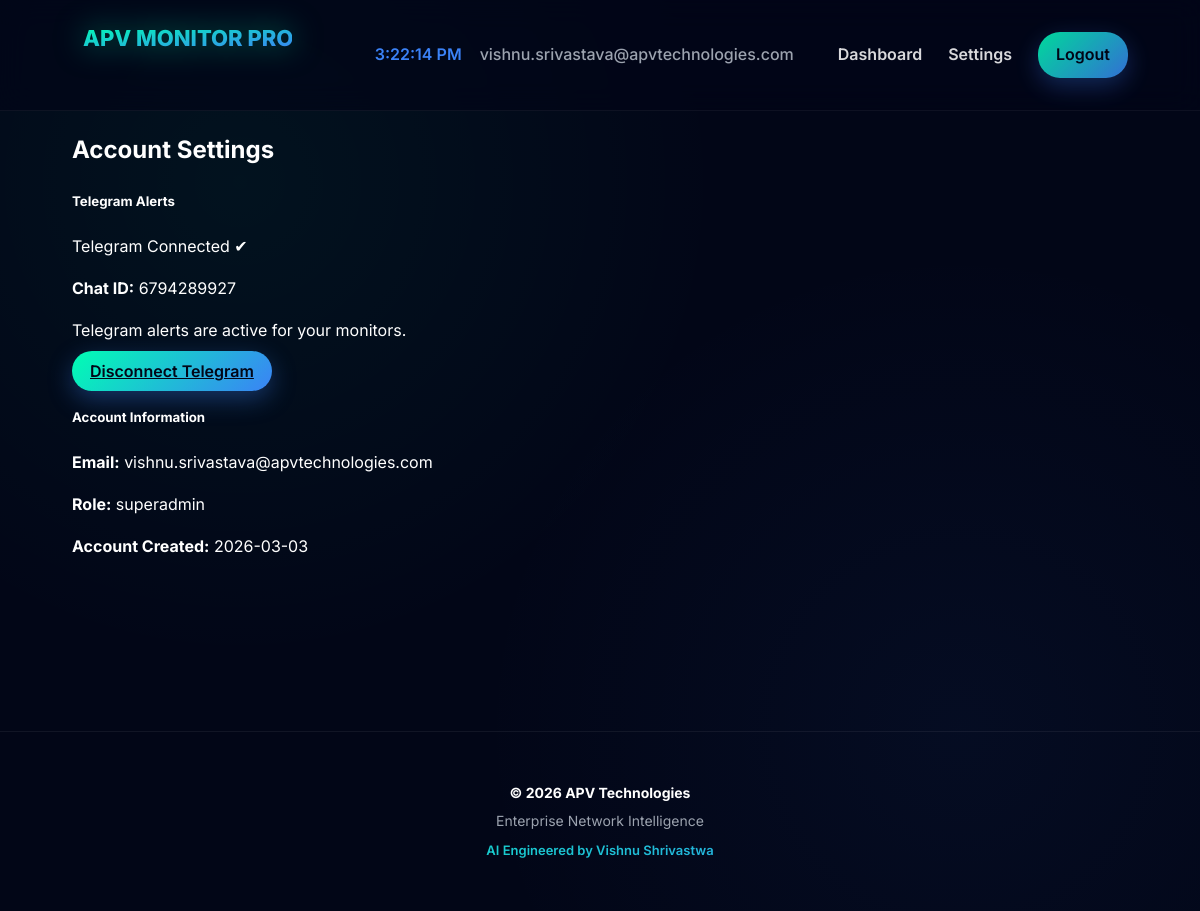
The app's page /settings (signed in) with its own data.
### models/user.py (models this page shows, shortened)
class User(db.Model):
    __tablename__ = "users"
    id = db.Column(db.Integer, primary_key=True)
    email = db.Column(db.String(150), unique=True, nullable=False, index=True)
    password = db.Column(db.String(255), nullable=False)
    role = db.Column(db.String(50), default="viewer")
    is_verified = db.Column(db.Boolean, default=False)
    telegram_chat_id = db.Column(db.String(100), nullable=True)
    telegram_connected = db.Column(db.Boolean, default=False)
    telegram_alerts_enabled = db.Column(db.Boolean, default=True)
    telegram_connected_at = db.Column(db.DateTime, nullable=True)
    telegram_connect_token = db.Column(
        db.String(120),
        nullable=True,
        index=True
    )
    telegram_token_created_at = db.Column(
        db.DateTime,
        nullable=True
    )
    created_at = db.Column(
        db.DateTime,
        default=datetime.utcnow
    )
    monitors = db.relationship(
        "Monitor",
        backref="owner",
        lazy=True,
        cascade="all, delete",
        foreign_keys="Monitor.user_id"
    )

### routes/settings_routes.py (the view)
@settings_bp.route("/settings")
def settings_page():
    if not g.current_user:
        return redirect(url_for("auth.login"))
    return render_template(
        "dashboard/settings.html",
        user=g.current_user,
        connect_token=None
    )

### templates/dashboard/settings.html (shortened to what this page needs)
{% extends "layout.html" %}
{% block content %}
<div class="container mt-4">
    <h2 class="mb-4">Account Settings</h2>
    <div class="row">
        <div class="col-md-6">
            <div class="card shadow-sm">
                <div class="card-header bg-light">
                    <h5 class="mb-0">Telegram Alerts</h5>
                </div>
                <div class="card-body">
                    {% if user.telegram_connected %}
                        <div class="alert alert-success">
                            Telegram Connected ✔
                        </div>
                        <p>
                            <strong>Chat ID:</strong>
                            {{ user.telegram_chat_id }}
                        </p>
                        <p class="text-muted">
                            Telegram alerts are active for your monitors.
                        </p>
                        <a href="/settings/telegram/disconnect"
                           class="btn btn-danger">
                            Disconnect Telegram
                        </a>
                    {% endif %}
                </div>
            </div>
        </div>
        <div class="col-md-6">
            <div class="card shadow-sm">
                <div class="card-header bg-light">
                    <h5 class="mb-0">Account Information</h5>
                </div>
                <div class="card-body">
                    <p>
                        <strong>Email:</strong>
                        {{ user.email }}
                    </p>
                    <p>
                        <strong>Role:</strong>
                        {{ user.role }}
                    </p>
                    <p>
                        <strong>Account Created:</strong>
                        {{ user.created_at.strftime('%Y-%m-%d') }}
                    </p>
                </div>
            </div>
        </div>
    </div>
</div>
{% endblock %}

### templates/layout.html (shortened to what this page needs)
<!DOCTYPE html>
<html lang="en">
<head>
</head>
<body>
<header class="nav">
<div class="apv-logo">
<svg viewBox="0 0 200 60" xmlns="http://www.w3.org/2000/svg">
<text
x="10"
y="25"
font-size="20"
font-weight="800"
fill="url(#apvGradient)">
APV MONITOR PRO
</text>
</svg>
</div>
<div class="nav-links">
{% if session.get('logged_in') %}
<span id="liveClock" style="margin-right:18px;color:#3b82f6;font-weight:600;"></span>
<span style="margin-right:18px;color:#9ca3af;font-weight:500;">
{{ session['email'] }}
</span>
<a href="{{ url_for('dashboard') }}">Dashboard</a>
<a href="{{ url_for('settings.settings_page') }}">Settings</a>
<a href="{{ url_for('auth.logout') }}" class="btn">Logout</a>
{% else %}
{% if not request.path.startswith('/status') %}
<a href="{{ url_for('auth.login') }}">Login</a>
<a href="{{ url_for('auth.signup') }}" class="btn">Create Account</a>
{% endif %}
{% endif %}
</div>
</header>
<main>
{% block content %}{% endblock %}
</main>
<footer class="footer">
<strong>© 2026 APV Technologies</strong>
Enterprise Network Intelligence
<span class="creator">
AI Engineered by Vishnu Shrivastwa
</span>
</footer>
</body>
</html>

### templates/layout.html (style rules this page uses)
:root { --green:#00ffb3; --blue:#3b82f6; --bg:#020617; --text:#ffffff; --muted:#9ca3af; --glass:rgba(2,6,23,.65); }
* { box-sizing:border-box; }
body { margin:0; font-family:'Inter',sans-serif; background: radial-gradient(circle at 20% 20%, rgba(0,255,179,.05), transparent 40%), radial-gradient(circle at 80% 80%, rgba(59,130,246,.05), transparent 40%), var(--bg); color:var(--text); line-height:1.6; -webkit-font-smoothing:antialiased; -moz-osx-font-smoothing:grayscale; }
.container { max-width:1400px; margin:auto; padding:0 6%; }
.nav { display:flex; align-items:center; justify-content:space-between; padding:18px 6%; position:sticky; top:0; backdrop-filter:blur(14px); background:var(--glass); border-bottom:1px solid rgba(255,255,255,.05); z-index:100; }
.apv-logo { width:220px; filter:drop-shadow(0 0 15px rgba(0,255,179,.5)); animation:logoGlow 3s ease-in-out infinite alternate; }
.apv-logo svg { width:100%; }
.nav-links { display:flex; align-items:center; }
.nav-links a { margin-left:26px; text-decoration:none; color:white; font-weight:600; opacity:.85; transition:.25s; }
.btn { padding:10px 18px; border-radius:22px; background:linear-gradient(135deg,var(--green),var(--blue)); color:#020617 !important; font-weight:600; box-shadow:0 8px 25px rgba(59,130,246,.35); transition:.25s; }
main { min-height:60vh; }
.footer { margin-top:120px; text-align:center; padding:50px 20px; border-top:1px solid rgba(255,255,255,.06); color:var(--muted); font-size:14px; }
.footer strong { display:block; color:white; margin-bottom:6px; }
.creator { display:block; margin-top:8px; font-size:13px; font-weight:600; background:linear-gradient(135deg,#00ffb3,#3b82f6); -webkit-background-clip:text; -webkit-text-fill-color:transparent; }

### records on screen
User: email "vishnu.srivastava@apvtechnologies.com", telegram_chat_id "6794289927", role "superadmin", created_at "2026-03-03"
